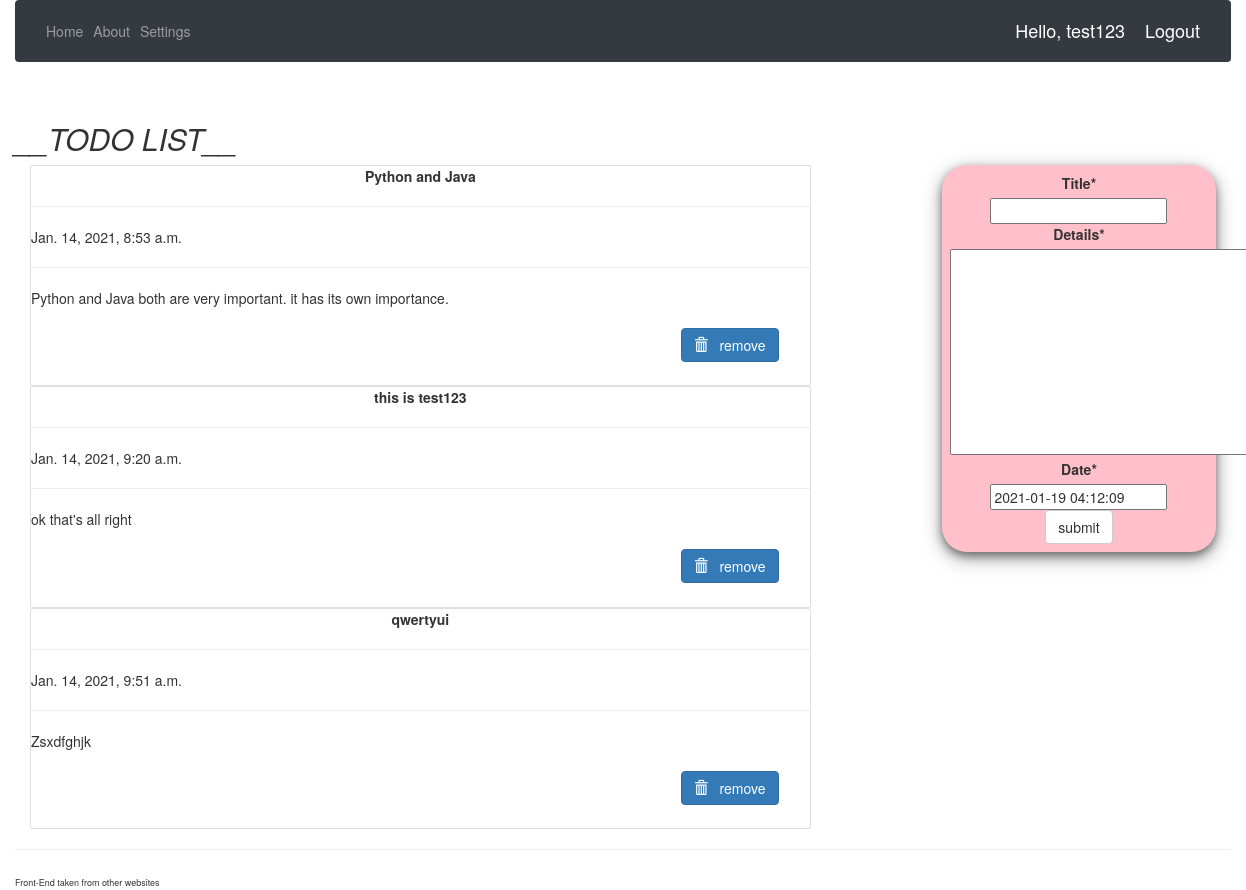
The page /todo/ (signed in) on the database its author committed.
### info/models.py (models this page shows, shortened)
class Todo(models.Model):
    author = models.ForeignKey(User, null=True, on_delete=models.CASCADE)
    title = models.CharField(max_length=100)
    details = models.TextField()
    date = models.DateTimeField(default=timezone.now)

### info/views.py (the view, shortened to what this page needs)
# urls.py: path('todo/', views.dashboard, name="dashboard"),
@login_required(login_url='login')
def dashboard(request):
    id = request.user.id
    form = TodoForm(initial={'author': id})
    item_list = get_object_or_404(User, pk=request.user.id)
    page = {
            "forms": form,
            "list": item_list,
            "title": "TODO LIST",
        }
    return render(request, 'info/dashboard.html', page)

### info/forms.py
class TodoForm(forms.ModelForm):
    class Meta:
        model = Todo
        fields = "__all__"
        exclude = ['author']

### info/templates/info/dashboard.html (shortened to what this page needs)
{%  extends 'info/main.html' %}
{% load crispy_forms_tags %}
{% block other %}
  <link rel="stylesheet" href="https://maxcdn.bootstrapcdn.com/bootstrap/3.3.7/css/bootstrap.min.css">
{% endblock %}
{% block content %}
<br>
<body  class="container-fluid">
  <center class="row">
    <h2><i>__TODO LIST__</i></h2>
  </center>
  <div class="row">
    <div class="col-md-8">
      {% for i in list.todo_set.all %}
      <div class="card">
        <center><b>{{i.title}}</b></center>
        <hr/>
        {{i.date}}
        <hr/>
        {{i.details}}
        <br />
        <br />
        <form action="/del/{{i.id}}" method="POST" style=" padding-right: 4%; padding-bottom: 3%;">
          <button value="remove" type="submit"  class="btn btn-primary" style="float: right;"><span class="glyphicon glyphicon-trash"></span> &nbsp; remove</button>
        </form>
      </div>
      {% endfor%}
    </div>
    <div class="col-md-1"> </div>
    <div class="col-md-3" >
      <div  class="submit_form">
      <form  method="POST">
        {{forms|crispy}}
        <center>
        <input type="submit" class="btn btn-default" value="submit" />
      </center>
      </form>
    </div>
  </div>
</div>
</body>
{% endblock %}
{% block footer %}
  <small style="font-size: xx-small">Front-End taken from other websites</small>
{% endblock %}

### info/templates/info/main.html (shortened to what this page needs)
<!DOCTYPE html>
{% load static %}
<html>
<head>
	<link rel="stylesheet" href="https://stackpath.bootstrapcdn.com/bootstrap/4.3.1/css/bootstrap.min.css">
	<link rel="stylesheet" type="text/css" href="{% static '/css/main.css' %}">
	{% block other %}
	{% endblock %}
</head>
<body>
	{%  include 'info/navbar.html' %}
	<div class="container-fluid">
	{% block content %}
	{% endblock %}
    </div>
	<hr>
	{% block footer %}{% endblock %}
</body>
</html>

### info/templates/info/navbar.html (shortened to what this page needs)
{% load static %}
<nav class="navbar navbar-expand-lg navbar-dark bg-dark">
  <div class="collapse navbar-collapse" id="navbarNav">
    <ul class="navbar-nav">
        {% if request.user.is_staff %}
      <li class="nav-item active">
        <a class="nav-link" href="{% url 'home' %}">Dashboard</a>
      </li>
        {% else %}
        <li class="nav-item">
        <a class="nav-link" href="{% if request.user.is_authenticated %} {% url 'dashboard' %} {% else %} {% url 'home' %} {% endif %}">Home</a>
        </li>
        <li class="nav-item">
        <a class="nav-link" href="{% url 'about' %}">About</a>
        </li>
        {% if request.user.is_authenticated %}
        <li class="nav-item">
        <a class="nav-link" href="{% url 'account' %}">Settings</a>
        </li>
        {% endif %}
        {% endif %}
    </ul>
  </div>
    <span class="hello-msg">Hello, {% if request.user.is_authenticated %} {{request.user}} {% else %} Guest {% endif %}</span>
    {% if request.user.is_authenticated %}<span><a class="hello-msg" href="{% url 'logout' %}">Logout</a></span>{% endif %}
</nav>

### static/css/main.css (style rules this page uses)
body { background-color: #ebeff5; }

### info/templates/info/navbar.html (style rules this page uses)
.hello-msg { font-size: 18px; color: #fff; margin-right: 20px; }

### rows shown on the page
Todo: title "Python and Java", date "Jan. 14, 2021, 8:53 a.m.", details "Python and Java both are very important. it has its own importance."
Todo: title "this is test123", date "Jan. 14, 2021, 9:20 a.m.", details "ok that's all right"
Todo: title "qwertyui", date "Jan. 14, 2021, 9:51 a.m.", details "Zsxdfghjk"

### other values the page prints
{{ request.user }} "test123"
